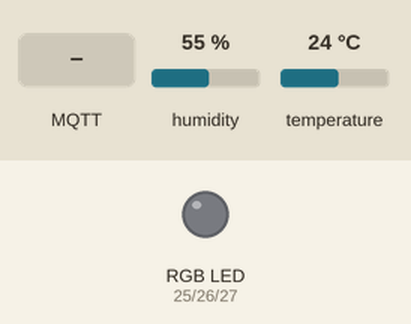
This sketch was run on a simulated ESP32. Shown: an RGB LED mixed from three pins (HIGH = lit). The inputs (shaded band) are chosen by the test bench; at power-on: humidity 55 %, temperature 24 °C. WiFi joins after 1.5 s; servers stay silent unless stated; no MQTT or app messages arrive unless stated; what the sketch prints to the serial monitor is not drawn.

Above: at 2.7 s.
2.8 s: MQTT message "1" arrives on the first subscribed topic
At 3.8 s:
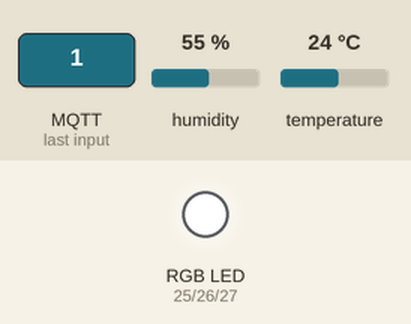
5.0 s: MQTT message "on" arrives on the first subscribed topic
7.0 s: MQTT message "off" arrives on the first subscribed topic
Timing chart, 0 to 10.0 s (numbered marks = the images above; inputs shaded):
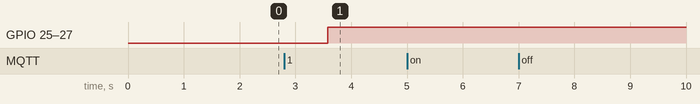

The sketch:

IoTAssignment2code.ino
```cpp
#include <WiFi.h>
#include <DHT.h>
#include <ArduinoJson.h>
#include <PubSubClient.h>

// --------------------------------------------------------------------------------------------
//        UPDATE CONFIGURATION TO MATCH YOUR ENVIRONMENT
// --------------------------------------------------------------------------------------------

// Add GPIO pins used to connect devices
#define DHT_PIN 4 // GPIO pin the data line of the DHT sensor is connected to


// Specify DHT11 (Blue) or DHT22 (White) sensor
#define DHTTYPE DHT11

// Temperatures to set LED by (assume temp in C)
#define ALARM_COLD 0.0
#define ALARM_HOT 30.0
#define WARN_COLD 10.0
#define WARN_HOT 25.0


// MQTT connection details
#define MQTT_HOST "broker.hivemq.com"
#define MQTT_PORT 1883
#define MQTT_DEVICEID "d:hwu.mt4007"
#define MQTT_USER "" // no need for authentication, for now
#define MQTT_TOKEN "" // no need for authentication, for now
#define MQTT_TOPIC "d:hwu.mt4007/evt/status/fmt/json"
#define MQTT_TOPIC_INTERVAL "d:hwu.mt4007/evt/interval/fmt/json"
#define MQTT_TOPIC_DISPLAY "d:hwu.mt4007/cmd/display/fmt/json"


// Add WiFi connection information
const char *ssid = "ENTER YOUR WIFI NAME";  // your network SSID (name)
const char *pass = "ENTER YOUR WIFI PASSWORD";  // your network password


// --------------------------------------------------------------------------------------------
//        SHOULD NOT NEED TO CHANGE ANYTHING BELOW THIS LINE
// --------------------------------------------------------------------------------------------
DHT dht(DHT_PIN, DHTTYPE);

// variables to hold data
StaticJsonDocument<100> jsonDoc;
JsonObject payload = jsonDoc.to<JsonObject>();
JsonObject status = payload.createNestedObject("d");
static char msg[50];

float h = 0.0; // humidity
float t = 0.0; // temperature
unsigned char r = 0; // LED RED value
unsigned char g = 0; // LED Green value
unsigned char b = 0; // LED Blue value

uint8_t r_led = 25;
uint8_t g_led = 26;
uint8_t b_led = 27;


int interval = 10;

// MQTT objects
void callback(char* topic, byte* payload, unsigned int length);
WiFiClient wifiClient;
PubSubClient mqtt(MQTT_HOST, MQTT_PORT, callback, wifiClient);

void callback(char* topic, byte* payload, unsigned int length) {
  // handle message arrived
  Serial.print("Message arrived [");
  Serial.print(topic);
  Serial.print("] : ");

  payload[length] = 0; // ensure valid content is zero terminated so can treat as c-string
  Serial.println((char *)payload);

  StaticJsonDocument<200> doc; // Adjust size as needed

  // Deserialize the JSON data
  DeserializationError error = deserializeJson(doc, payload);

  // Check if deserialization was successful
  if (error) {
    Serial.print("Deserialization failed: ");
    Serial.println(error.c_str());
    return;
  }

  if (strcmp(topic, MQTT_TOPIC_INTERVAL) == 0) {
    int new_interval = doc["interval"];

    Serial.print("\nnew interval: ");
    Serial.println(new_interval);
    interval = new_interval;
  }

  if (strcmp(topic, MQTT_TOPIC_DISPLAY) == 0) {
    int r_val = doc["r"];
    int g_val = doc["g"];
    int b_val = doc["b"];

    Serial.print("Updating values to: r: ");
    Serial.print(r_val);
    Serial.print("  g: ");
    Serial.print(g_val);
    Serial.print("  b: ");
    Serial.println(b_val);
    ledcWrite(r_led, 255-r_val);
    ledcWrite(g_led, 255-g_val);
    ledcWrite(b_led, 255-b_val);
  }


}


void setup() {
  // put your setup code here, to run once:
  //Start serial console
  Serial.begin(115200);
  Serial.setTimeout(2000);
  while (!Serial) { }
  Serial.println();
  Serial.println("ESP32 Sensor Application");

  // Start WiFi connection
  WiFi.begin(ssid, pass);
  while (WiFi.status() != WL_CONNECTED) {
    delay(500);
    Serial.print(".");
  }
  Serial.println("");
  Serial.println("WiFi Connected");

  dht.begin();

  ledcAttach(r_led, 12000, 8);  // 12 kHz PWM, 8-bit resolution
  ledcAttach(g_led, 12000, 8);
  ledcAttach(b_led, 12000, 8);

   // Connect to MQTT broker
  if (mqtt.connect(MQTT_DEVICEID, MQTT_USER, MQTT_TOKEN)) {
    Serial.println("MQTT Connected");
    mqtt.subscribe(MQTT_TOPIC_DISPLAY);
    mqtt.subscribe(MQTT_TOPIC_INTERVAL);

  } else {
    Serial.println("MQTT Failed to connect!");
  }

}

void loop() {

  mqtt.loop();
  while (!mqtt.connected()) {
    Serial.print("Attempting MQTT connection...");
    // Attempt to connect
    if (mqtt.connect(MQTT_DEVICEID, MQTT_USER, MQTT_TOKEN)) {
      Serial.println("MQTT Connected");
      mqtt.subscribe(MQTT_TOPIC_DISPLAY);
      mqtt.subscribe(MQTT_TOPIC_INTERVAL);
    } else {
      Serial.println("MQTT Failed to connect!");
      delay(5000);
    }
  }
  // put your main code here, to run repeatedly:
  h = dht.readHumidity();
  t = dht.readTemperature(); // uncomment this line for Celsius
  // t = dht.readTemperature(true); // uncomment this line for Fahrenheit

  // Check if any reads failed and exit early (to try again).
  if (isnan(h) || isnan(t)) {
    Serial.println("Failed to read from DHT sensor!");
  } else {
    // Set RGB LED Colour based on temp
    // b = (t < ALARM_COLD) ? 255 : ((t < WARN_COLD) ? 150 : 0);
    // r = (t >= ALARM_HOT) ? 255 : ((t > WARN_HOT) ? 150 : 0);
    // g = (t > ALARM_COLD) ? ((t <= WARN_HOT) ? 255 : ((t < ALARM_HOT) ? 150 : 0)) : 0;

    // ledcWrite(r_led, 255-r);
    // ledcWrite(g_led, 255-g);
    // ledcWrite(b_led, 255-b);


    // Print Message to console in JSON format
    status["temp"] = t;
    status["humidity"] = h;
    serializeJson(jsonDoc, msg, 50);
    Serial.println(msg);

    if (!mqtt.publish(MQTT_TOPIC, msg)) {
      Serial.println("MQTT Publish failed");
    }
  }
    // Pause - but keep polling MQTT for incoming messages
  for (int i = 0; i < interval; i++) {
    mqtt.loop();
    delay(1000);
  }
}
```

Measured:
- after the input at 2.8 s, GPIO 25 (r_led), GPIO 26 (g_led), GPIO 27 (b_led): LOW → HIGH after 0.78 s
- after the input at 5.0 s, every drawn part: stays the same
- after the input at 7.0 s, every drawn part: stays the same
